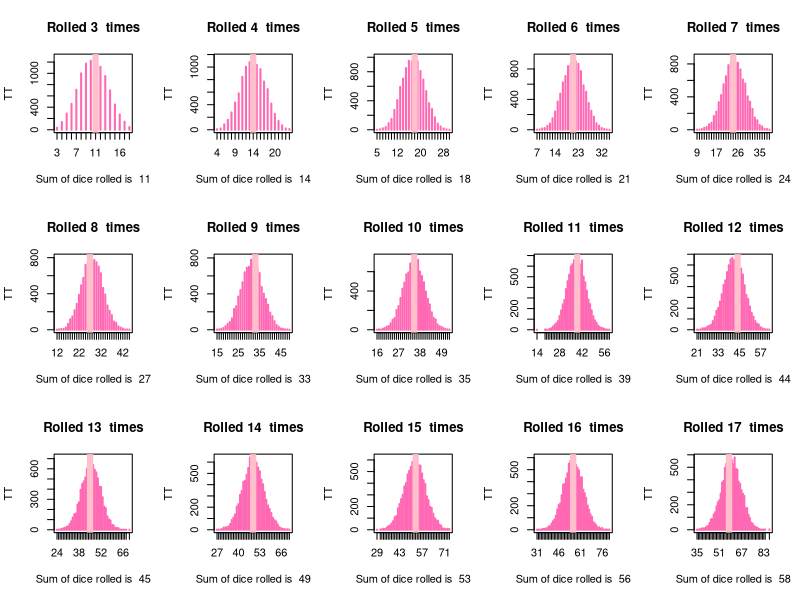

Generate this figure with R:
## ---- chunk 1
knitr::opts_chunk$set(echo = TRUE)
## ---- chunk 2
SumDice <- 17
#create a vector with the min and max times of rolling the dice
Times <- c(3:SumDice)
##Create a Resultsvector for the loop
Resultvec <- array(dim = length(Times))

rm("Resultmatrix")

for (j in c(1:1e4)){
  
  for (i in Times){
    SumDie <- sum(sample(1:6, i, replace = T))
    Resultvec[match(x = i, table = Times)] <- SumDie
  }
  
  if( exists( "Resultmatrix" ) ){
   Resultmatrix <- cbind(Resultmatrix, Resultvec)
  }else{
    Resultmatrix <- Resultvec
  }
}


## ---- chunk 3

par(mfrow=c(3,5))
for(Zeile in c(1:(dim(Resultmatrix)[1]))){
  TT <- table(Resultmatrix[Zeile,])
  TTdf <- as.data.frame(TT)
  RDdf <- TTdf$Var1[match(x = max(TT), table = TT)]
  rolleddice <- as.numeric(levels(RDdf))[RDdf]
  plot(TT,
       main = paste("Rolled", Times[Zeile], " times"), 
       col = "hotpink",
       xlab = paste("Sum of dice rolled is ", rolleddice)
  )
  
  index <- match(x = rolleddice, table = TT)

  abline(v = rolleddice, col = "pink", lwd = 6)

}

